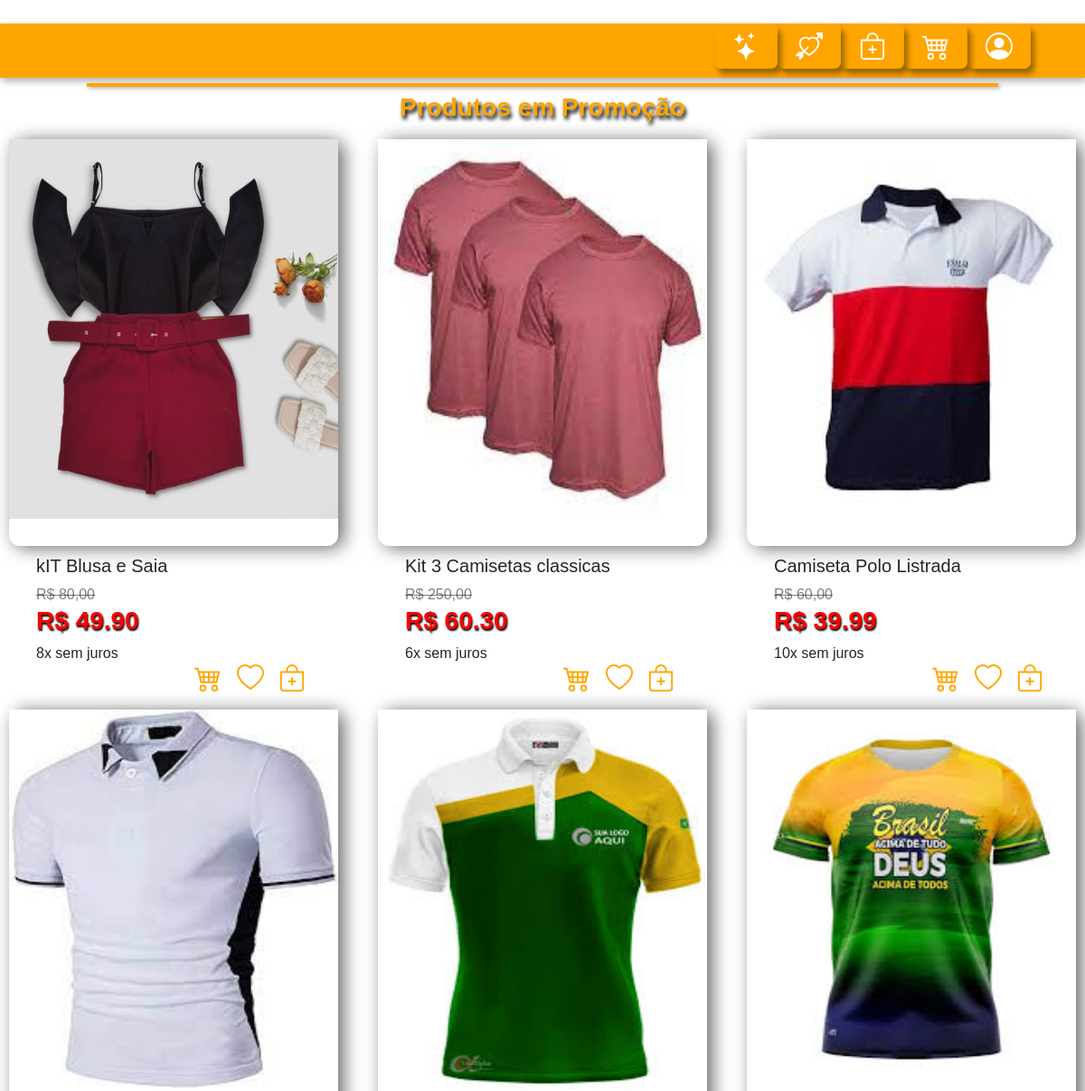
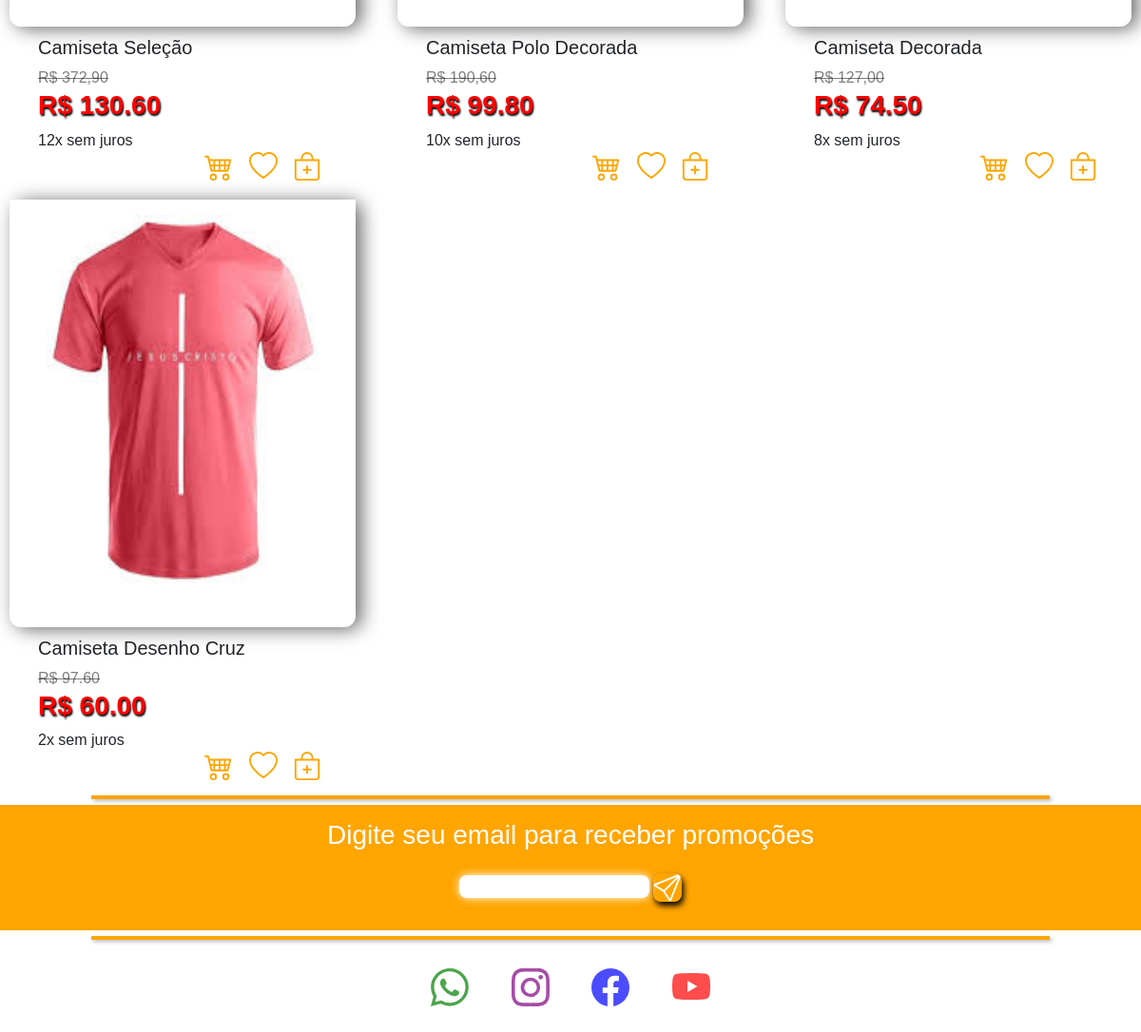
Page /especiais (signed in) on the committed database (2 pictures, top to bottom).
### projetoecommerce/models.py (models this page shows, shortened)
class Produto(models.Model):
    image = models.ImageField(upload_to='imagens/')
    nome = models.CharField(max_length=255)
    promocao = models.CharField(max_length=50)
    descricao = models.TextField()
    especiais = models.BooleanField()
    grupoTamanho = models.IntegerField()
    valor = models.DecimalField(max_digits=6, decimal_places=2)
    estoque = models.IntegerField()
    valoranterior = models.CharField(max_length=255, null=True)

### projetoecommerce/views.py (the view)
# urls.py: path('especiais', views.viewPromo, name='especial'),
def viewPromo(request):
    desejo = Desejo.objects.all().filter(user=request.user)
    promocoes = Produto.objects.all()
    return render(request, 'paginas/promocoes.html', {'promocao': promocoes, 'desejo':desejo})

### projetoecommerce/templates/paginas/promocoes.html (shortened to what this page needs)
{% extends 'base.html' %}
{% block content %}
    <div class="row">
<h3 class='promoEspeciais'>Produtos em Promoção</h3>
        {% for p in promocao %}
        {% if p.especiais == True %}
              <div class="col-lg-4 col-md-6 col-sm-12">
            <div class="divImgPromotion">
                <img width='100%' height='420px'
                    src="{{ p.image.url }}">
                <div class="valorDiv">
                    <h5>{{ p.nome }}</h5>
                    <span class='valorAnterior'>R$ {{ p.valoranterior }}</span>
                    <h3 style="color:red;" >R$ {{ p.valor }}</h3>
                    <span>{{ p.promocao }}</span>
                    <br>
                     <div class="emojiProduct displayEmoji">
    <li>
                        <a href='{% url "produto" p.id %}'>
                        </a>
                        </li>
                 <li>
                        <a href='{% url "desejo" p.id %}'>
                        </a>
                </li>
<li>
                        <a>
                        </a>
</li>
                    </div>
                    <br>
                </div>
            </div>
        </div>
        {% endif %}
            {% endfor %}
        </div>
{% endblock %}

### templates/base.html
{% include 'parciais/_head.html' %}
{% block content %}
{% endblock %}
{% include 'parciais/_footer.html' %}

### templates/parciais/_head.html (shortened to what this page needs)
{% load static %}
<!DOCTYPE html>
<html lang="pt-br">
<head>
    <link rel="stylesheet" href="{% static 'css/header.css' %}" type="text/css">
    <link rel="stylesheet" href="{% static 'css/propriedades.css' %}" type="text/css">
    <link rel="stylesheet" href="{% static 'css/body.css' %}" type="text/css">
    <link rel="stylesheet" href="{% static 'css/footer.css' %}" type="text/css">
    <link rel="stylesheet" href="{% static 'css/lista.css' %}" type="text/css">
    <link rel="stylesheet" href="{% static 'css/produto.css' %}" type="text/css">
    <link href="https://cdn.jsdelivr.net/npm/bootstrap@5.2.3/dist/css/bootstrap.min.css" rel="stylesheet"
>
</head>
<body>
    <div class="topDiv"></div>
    <header>
        <div class="navBar">
            <div class="centerDiv">
                <nav>
                    <ul>
                        <li>
                            <a onclick="openDivUser(1)">
                                <svg xmlns="http://www.w3.org/2000/svg" class="bi bi-person-circle" viewBox="0 0 16 16">
                                    <path d="M11 6a3 3 0 1 1-6 0 3 3 0 0 1 6 0z" />
                                    <path fill-rule="evenodd"
                                        d="M0 8a8 8 0 1 1 16 0A8 8 0 0 1 0 8zm8-7a7 7 0 0 0-5.468 11.37C3.242 11.226 4.805 10 8 10s4.757 1.225 5.468 2.37A7 7 0 0 0 8 1z" />
                                </svg>
                            </a>
                        </li>
                        <li><a href="{% url 'home' %}">
                            </a>
                        </li>
                        <li>
                            <a href="{% url 'sacola' %}">
                            </a>
                        </li>
                        <li>
                            <a href="{% url 'desejo' %}">
                            </a>
                        </li>
                        <li>
                            <a href="{% url 'especial' %}">
                            </a>
                        </li>
                    </ul>
                </nav>
            </div>
        </div>
        <div class="lineDecoration">
        </div>
    </header>

### templates/parciais/_footer.html (shortened to what this page needs)
{% load static %}
    <div class="row">
        <div class="col-lg-12 col-md-12 col-sm-12">
            <div class="lineDecoration">
            </div>
            <div class="envEmail">
                <div class="centerEnvEmail">
                    <h3>Digite seu email para receber promoções</h3>
                    <div class="divInputEnv">
                        <input type="text">
                        <a>
                        </a>
                    </div>
                </div>
            </div>
            <div class="lineDecoration">
            </div>
            <footer>
                <div class="col-lg-12  col-md-12 col-sm-12">
                    <div class="redesSociais">
                        <a>
                        </a>
                        <a>
                        </a>
                        <a>
                        </a>
                        <a>
                        </a>
                    </div>
                </div>
            </footer> <br><br>
        </div>
    </div>
</body>
</html>

### templates/static/css/header.css (style rules this page uses)
.navBar { background: orange; box-shadow: 2px 4px 8px rgba(0,0,0,.3); height: 60px; }
.navBar nav li { cursor: pointer; text-decoration: none; color:white; }
.navBar nav li { display:inline-block; padding:10px 20px; float:right; box-shadow: 4px 6px 6px rgba(0,0,0, .4); border-radius: 7px; }
.topDiv { height: 10px; background-color: #fff; }
.navBar nav li a svg { font-weight: bold; fill: white; width: 30px; height: 30px; }

### templates/static/css/propriedades.css (style rules this page uses)
* { padding: 0; margin: 0; font-family: sans-serif; }
body { overflow-x: hidden; }
.centerDiv { width: 90%; margin:auto; position:relative; height: 50px; }
.lineDecoration { background-color: orange; height: 4px; margin: 6px 8%; box-shadow: 2px 2px 4px rgba(0,0,0,.3); }
.displayEmoji li { display: inline-block; }
.valorAnterior { color: rgba(0,0,0,.5); text-decoration: line-through; margin:0px; padding:0px }

### templates/static/css/body.css (style rules this page uses)
.divImgPromotion { border-radius: 12px; position: relative; margin:10px; box-shadow: 6px 2px 20px rgba(0,0,0,.6); height: 450px; }
.divImgPromotion img { margin-top: 20px; background-color: black; margin: auto; display: block; }
.valorDiv h3 { color:orange; font-weight:900; text-shadow: 1px 2px 2px black; }
.valorDiv { margin: 10px auto; padding: 30px; }
.emojiProduct { float: right; padding-bottom: 10px; height: 40px; }
.emojiProduct svg { width: 30px; height: 30px; fill: orange; text-shadow: 4px 2px 4px black; }
.emojiProduct a { text-shadow: 2px 4px 2px black; padding: 0 6px; cursor: pointer; font-weight: 900; }
.envEmail { background-color: orange; margin: auto; color:white }
.centerEnvEmail, .divInputEnv { width:max-content; margin: auto; padding: 15px 0; }
.divInputEnv svg { width: 30px; height: 30px; fill: white; border-radius: 8px; box-shadow: 2px 4px 6px black; border:none; cursor:pointer }
.divInputEnv input { border:none; border-radius: 8px; box-shadow: 0 0 10px white; font-family:'Franklin Gothic Medium', 'Arial Narrow', Arial, sans-serif; width: 200px; }
.promoEspeciais { color:orange; font-weight: 900; text-align: center; text-shadow: 2px 4px 4px black; }

### templates/static/css/footer.css (style rules this page uses)
footer { color:white; margin-bottom: 60px; }
.redesSociais { text-align: center; margin-top: 30px; margin-bottom: 30px; }
.redesSociais a { padding: 20px; }
.redesSociais svg { width: 40px; height: 40px; fill-opacity: 0.7; cursor:pointer; }

### rows in the picture
Produto: image (picture), nome "kIT Blusa e Saia", valoranterior "80,00", valor "49.90", promocao "8x sem juros"
Produto: image (picture), nome "Kit 3 Camisetas classicas", valoranterior "250,00", valor "60.30", promocao "6x sem juros"
Produto: image (picture), nome "Camiseta Polo Listrada", valoranterior "60,00", valor "39.99", promocao "10x sem juros"
Produto: image (picture), nome "Camiseta Seleção", valoranterior "372,90", valor "130.60", promocao "12x sem juros"
Produto: image (picture), nome "Camiseta Polo Decorada", valoranterior "190,60", valor "99.80", promocao "10x sem juros"
Produto: image (picture), nome "Camiseta Decorada", valoranterior "127,00", valor "74.50", promocao "8x sem juros"
Produto: image (picture), nome "Camiseta Desenho Cruz", valoranterior "97.60", valor "60.00", promocao "2x sem juros"
